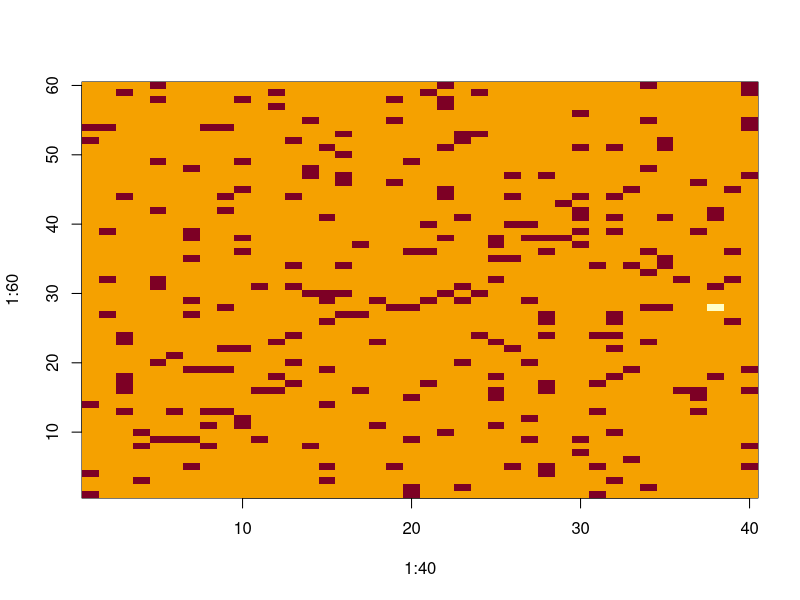
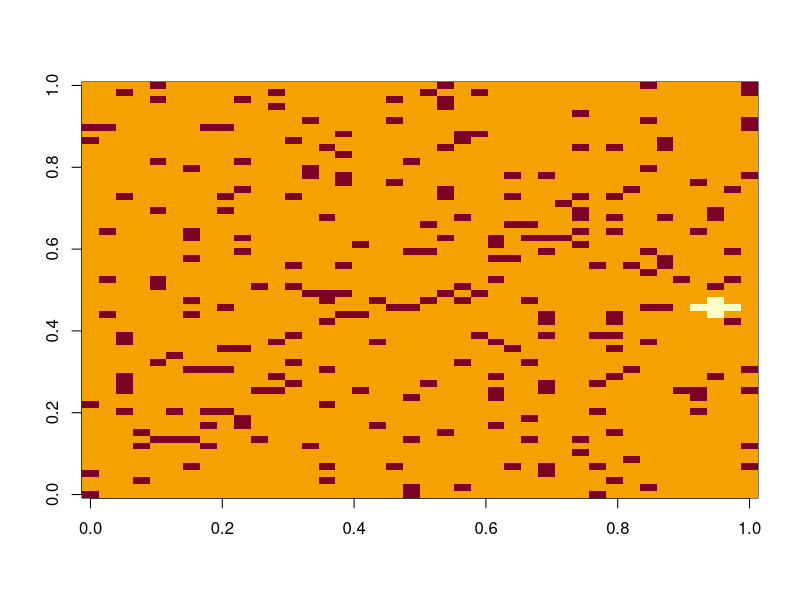
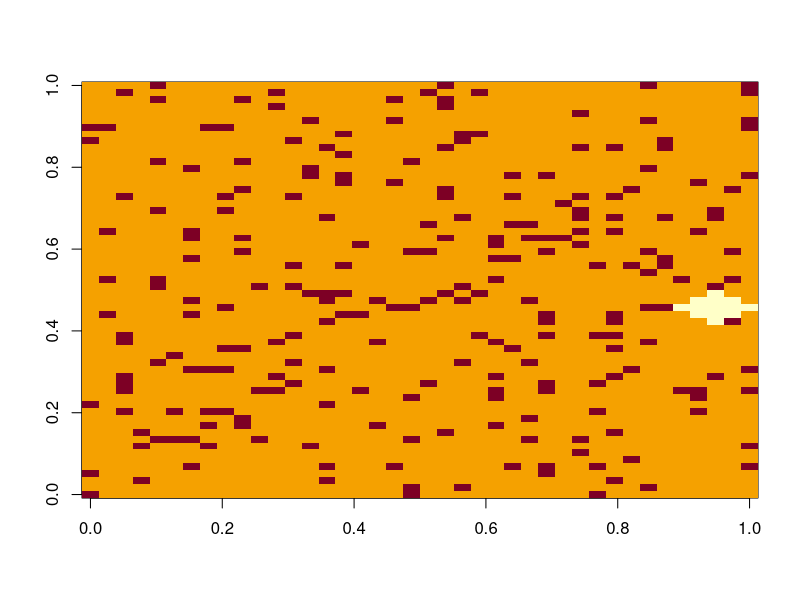
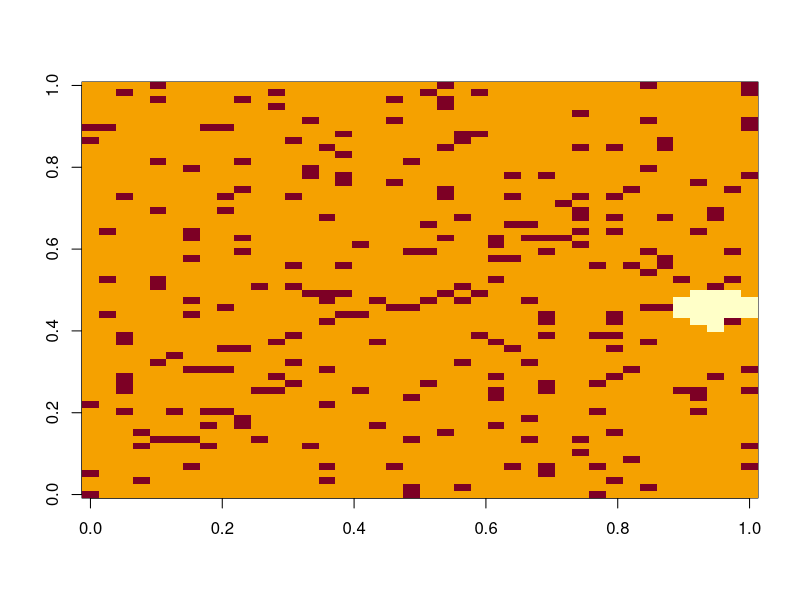
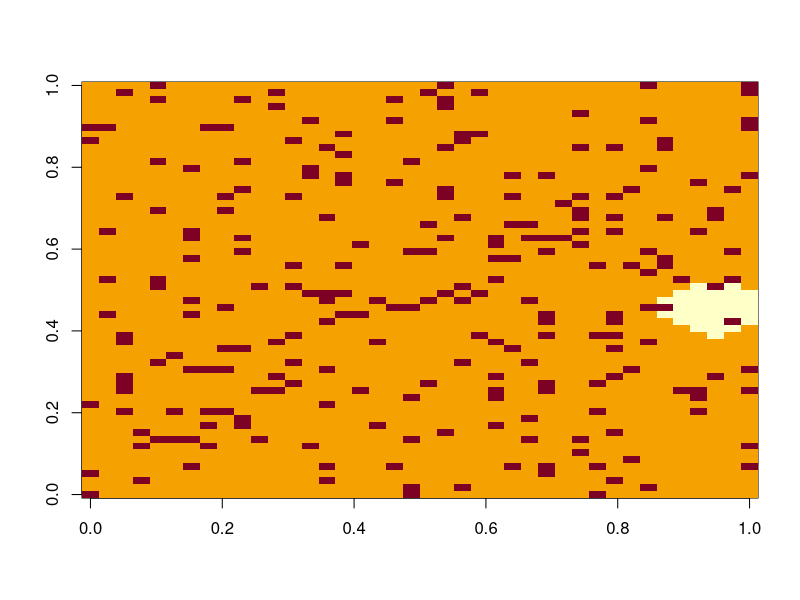
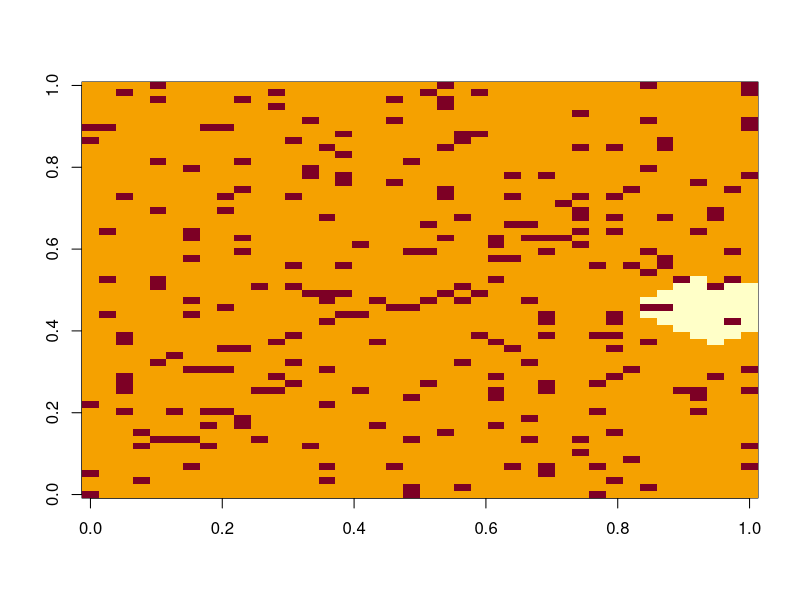
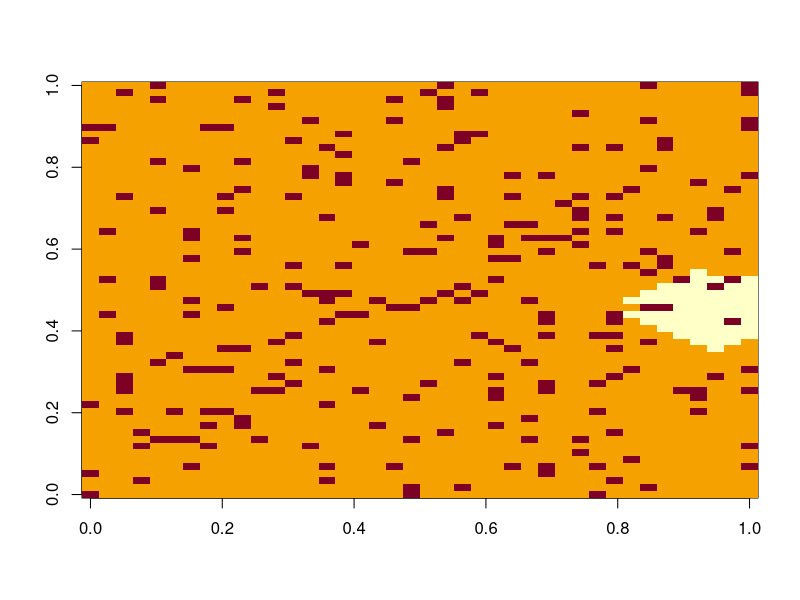
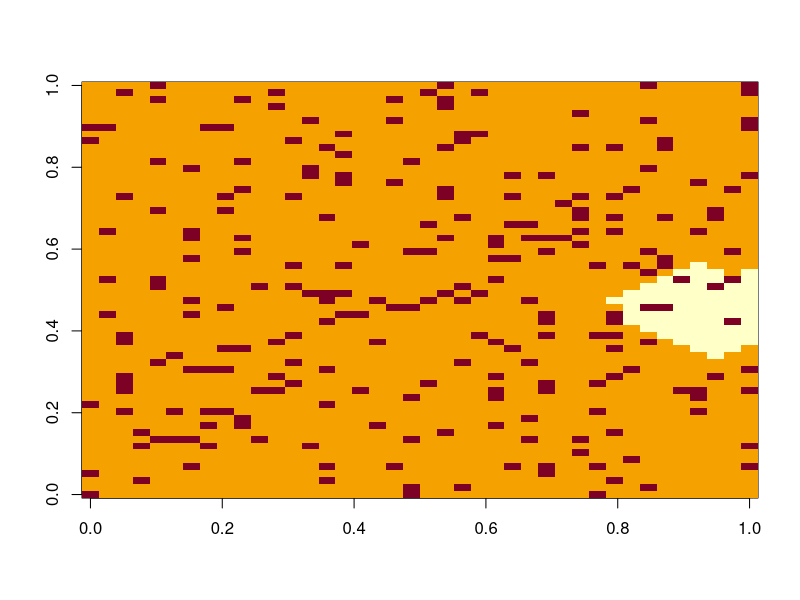

The R source for these figures, in order:
##Function to set up the grid
#paramters are size of population and fraction of vaccinated individuals
createGrid = function(dimensions, fraction){
  pop = (dimensions[1]*dimensions[2])
  num2s = pop*fraction #size of population times fraction of vaccinated individuals
  num1s = pop - num2s #rest of population is unvaccinated
  popvec = c() #initialize vector to store number of individuals in the population
  for(i in 1:num2s){
    popvec = c(popvec, 2)
  }
  for(i in 1:num1s){
    popvec = c(popvec, 1)
  }
  
  popvec1 = sample(popvec, size = pop)
  
  arr = array(data=popvec1, dim=dimensions) #creates array from population vector with individuals randomly distributed
  return(arr)
}

#test code
print(createGrid(c(6,4), 0.75)) #create a 6x4 grid with 18 2s and six 1s randomly distributed


##Function to check whether two arrays are identical
areIdentical = function(arr1, arr2){
  flag = TRUE
  x = dim(arr1)
  y = dim(arr2)
  for(i in 1:length(x)){ #case to check if arrays are same size
    if(x[i] != y[i]){
      flag = FALSE
      break
    }
  }
  
  for(i in 1:length(arr1)){ #checks values in both arrays
    if(arr1[i] != arr2[i]){
      flag = FALSE
      break
    }
  }
  
  return(flag)
}

#Test code
testGrid1 = array(data = c(numeric(23), 1), dim = c(6, 4))
testGrid2 = testGrid1
print(areIdentical(testGrid1, testGrid2)) #TRUE
testGrid2 = array(data = c(numeric(10), 1, numeric(13)), dim = c(6, 4))
print(areIdentical(testGrid1, testGrid2)) #FALSE
testGrid3 = array(data=1:6, dim = c(3,2))
testGrid4 = array(data=1:6, dim = c(2,3))
print(areIdentical(testGrid3, testGrid4)) #FALSE
testGrid5 = array(data=c(3,2,4,4,5,6), dim = c(2,3))
print(areIdentical(testGrid5, testGrid4)) #FALSE



##function to find the coordinates of all neighbors of a given spot in an array
findNeighbors = function(inputarr, position){
  dimensions = dim(inputarr)
  rownum = position[1]
  colnum = position[2]
  vec1 = c() #vector to store row positions of all neighbors
  vec2 = c() #vector to store column positions of all neighbors
  if(colnum != 1){ #if statements to check that the position of individual is not at the edge of the grid
    vec1 = c(vec1, rownum)
    vec2 = c(vec2, colnum - 1)
  }
  if(colnum != dimensions[2]){
    vec1 = c(vec1, rownum)
    vec2 = c(vec2, colnum + 1)
  }
  if(rownum != 1){
    vec1 = c(vec1, rownum - 1)
    vec2 = c(vec2, colnum)
  }
  if(rownum != dimensions[1]){
    vec1 = c(vec1, rownum + 1)
    vec2 = c(vec2, colnum)
  }
  
  vec3 = c(vec1, vec2) #concatenate row and col vectors together
  outputarr = array(data=vec3, dim=c((length(vec3)/2),2)) #return data as array
  return(outputarr)
}

#test code
print(findNeighbors(testGrid1, c(2, 2)))
#should return:
#1 2
#2 3
#3 2
#2 1
print(findNeighbors(testGrid1, c(6, 3)))
#should return:
#6 2
#5 3
#6 4

###function to generate a random individual to be patient 0
generateRandomInfected = function(population){ 
  dim = dim(population)
  randRow = sample(1:dim[1], size = 1)
  randCol = sample(1:dim[2], size = 1)
  for(i in 1:1000){
    if(population[randRow, randCol] == 1){
      population[randRow, randCol] = 0
      break
    }
    else{
      randRow = sample(1:dim[1], size = 1)
      randCol = sample(1:dim[2], size = 1)
    }
  }
  
  return(population)
}


#if an unvaccinated individual is adjacent to an infected individual, the unvaccinated individual also gets infected
getsInfected <- function(popgrid, position){
  neighbors = findNeighbors(popgrid, position)
  flag = FALSE
  vec = c()
  for(i in 1:(length(neighbors)/2)){
    vec = c(vec, neighbors[i,])  
  }

  for(j in 1:length(vec)){
    if(j%%2 != 0){
      if(popgrid[vec[j], vec[j+1]] == 0 && popgrid[position[1], position[2]] != 2){
        return(TRUE)
      }
    }
  }
  return(flag)
  
}

# Test code
testGrid3 <- array(data = c(numeric(23) + 1, 0), dim = c(6, 4))
print(getsInfected(testGrid3, c(5, 4))) # Should print TRUE
print(getsInfected(testGrid3, c(1, 1))) # Should print FALSE


# Code to calculate the fraction of infected individuals at the end of the simulation
print("Activity 6")
fracInf = function(population){
  dimensions = dim(population)
  totalPop = dimensions[1]*dimensions[2]
  nasty = 0
  for(i in 1:length(population)){
    if(population[i] == 0){
      nasty = nasty + 1
    }
  }
  return(nasty/totalPop)
}


testGrid4 <- array(data = (c(numeric(9), numeric(15) + 1)), dim = c(6, 4))
# Write code to calculate the fraction of infected individuals (0s) in testGrid4
# and store that fraction in fractionInfected.
fractionInfected = fracInf(testGrid4)


# Test code
print(fractionInfected) # Should print 0.375



#run simulation with created functions
initialPop = createGrid(c(40,60), 0.1)
initialPop = generateRandomInfected(initialPop)

infection = function(population){
  newPop = population
  u = dim(population)
  infCount = 0
  for(i in 1:u[1]){
    for(j in 1:u[2]){
      if(getsInfected(population, c(i, j)) == TRUE){
        newPop[i, j] = 0
      }
    }
  }
  return(newPop)
}

runInfection = function(population){
  dim = dim(initialPop)
  totalPop = dim[1]*dim[2]
  image(1:40, 1:60, initialPop)
  newPopulation = infection(initialPop)
  while(areIdentical(newPopulation, initialPop) == FALSE){
    image(newPopulation)
    Sys.sleep(0.1)
    initialPop = newPopulation
    newPopulation = infection(initialPop)
  }
  
  return(fracInf(newPopulation))
}

fractionInfected = runInfection(initialPop)



# Test code
print(fractionInfected) # Output may vary, but should be about 0.9





# Varying the vaccination rate
# Make the plot described in the handout for #8.
# Increase the vaccination rate from 2% to 98%, in increments of 2%.
# Each time, store the final infected fraction,
# and plot the infected fraction vs. vaccination rate.


runInfectionNoPlot = function(population){ ### runs the infection without plotting, to decrease run time
  dim = dim(population)
  totalPop = dim[1]*dim[2]
  newPopulation = infection(initialPop)
  while(areIdentical(newPopulation, initialPop) == FALSE){
    initialPop = newPopulation
    newPopulation = infection(initialPop)
  }
  
  return(fracInf(newPopulation))
}


vaccinationRate = seq(from = .02, to = .98, by = .02)
finalInfectFrac = c()

for(i in vaccinationRate){
  initialPop = createGrid(c(40,60), i)
  initialPop = generateRandomInfected(initialPop)
  finalInfectFrac = c(finalInfectFrac, runInfectionNoPlot(initialPop))
}

plot(finalInfectFrac, vaccinationRate, ylim=c(0,1), xlim=c(0,1), ylab='vaccination rate', xlab='final fraction of infected individuals')
















